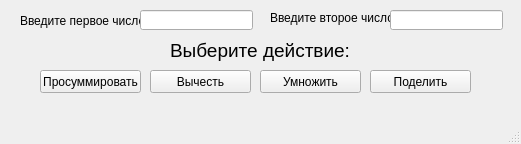
<?xml version="1.0" encoding="UTF-8"?>
<ui version="4.0">
 <class>MainWindow</class>
 <widget class="QMainWindow" name="MainWindow">
  <property name="geometry">
   <rect>
    <x>0</x>
    <y>0</y>
    <width>521</width>
    <height>144</height>
   </rect>
  </property>
  <property name="windowTitle">
   <string>MainWindow</string>
  </property>
  <widget class="QWidget" name="centralwidget">
   <widget class="QLabel" name="label">
    <property name="geometry">
     <rect>
      <x>20</x>
      <y>10</y>
      <width>121</width>
      <height>21</height>
     </rect>
    </property>
    <property name="text">
     <string>Введите первое число:</string>
    </property>
   </widget>
   <widget class="QLabel" name="label_2">
    <property name="geometry">
     <rect>
      <x>270</x>
      <y>10</y>
      <width>121</width>
      <height>16</height>
     </rect>
    </property>
    <property name="text">
     <string>Введите второе число:</string>
    </property>
   </widget>
   <widget class="QLineEdit" name="lineEdit">
    <property name="geometry">
     <rect>
      <x>140</x>
      <y>10</y>
      <width>113</width>
      <height>20</height>
     </rect>
    </property>
   </widget>
   <widget class="QLineEdit" name="lineEdit_2">
    <property name="geometry">
     <rect>
      <x>390</x>
      <y>10</y>
      <width>113</width>
      <height>20</height>
     </rect>
    </property>
   </widget>
   <widget class="QLabel" name="label_3">
    <property name="geometry">
     <rect>
      <x>170</x>
      <y>40</y>
      <width>181</width>
      <height>21</height>
     </rect>
    </property>
    <property name="font">
     <font>
      <pointsize>14</pointsize>
     </font>
    </property>
    <property name="text">
     <string>Выберите действие:</string>
    </property>
   </widget>
   <widget class="QPushButton" name="ButtonSum">
    <property name="geometry">
     <rect>
      <x>40</x>
      <y>70</y>
      <width>101</width>
      <height>23</height>
     </rect>
    </property>
    <property name="text">
     <string>Просуммировать</string>
    </property>
   </widget>
   <widget class="QPushButton" name="ButtonDiv">
    <property name="geometry">
     <rect>
      <x>370</x>
      <y>70</y>
      <width>101</width>
      <height>23</height>
     </rect>
    </property>
    <property name="text">
     <string>Поделить</string>
    </property>
   </widget>
   <widget class="QPushButton" name="ButtonMul">
    <property name="geometry">
     <rect>
      <x>260</x>
      <y>70</y>
      <width>101</width>
      <height>23</height>
     </rect>
    </property>
    <property name="text">
     <string>Умножить</string>
    </property>
   </widget>
   <widget class="QPushButton" name="ButtonSub">
    <property name="geometry">
     <rect>
      <x>150</x>
      <y>70</y>
      <width>101</width>
      <height>23</height>
     </rect>
    </property>
    <property name="text">
     <string>Вычесть</string>
    </property>
   </widget>
  </widget>
  <widget class="QMenuBar" name="menubar">
   <property name="geometry">
    <rect>
     <x>0</x>
     <y>0</y>
     <width>521</width>
     <height>21</height>
    </rect>
   </property>
  </widget>
  <widget class="QStatusBar" name="statusbar"/>
 </widget>
 <resources/>
 <connections/>
</ui>
